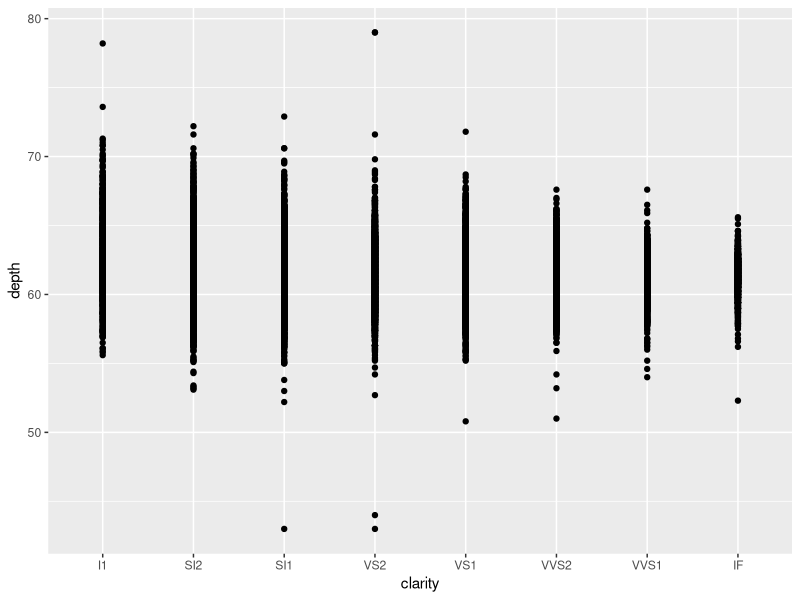
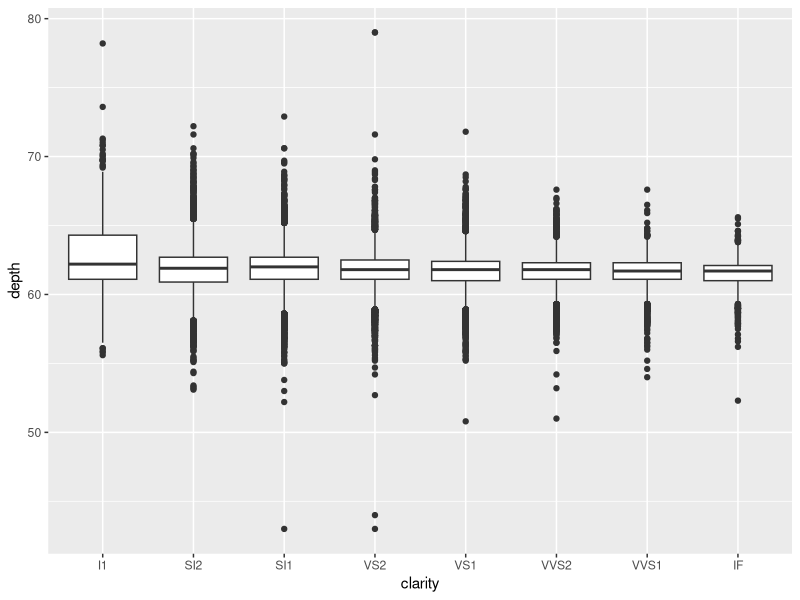
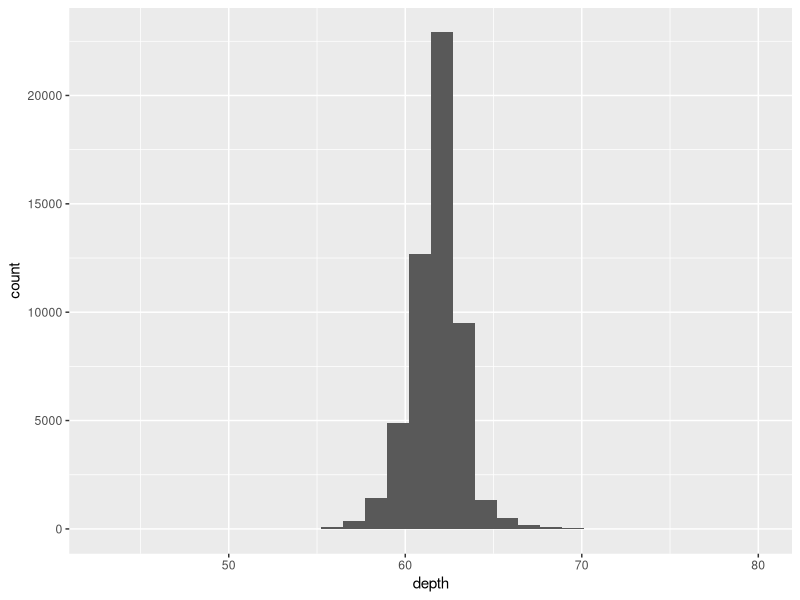
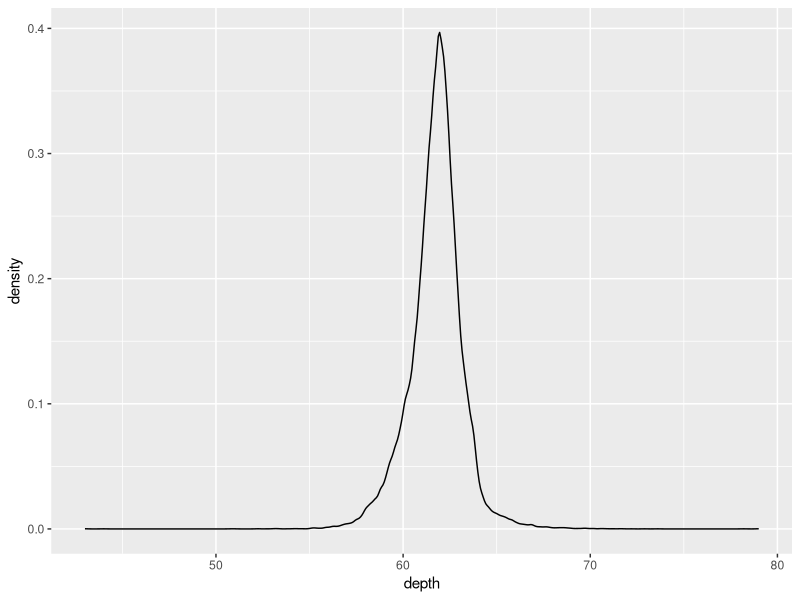
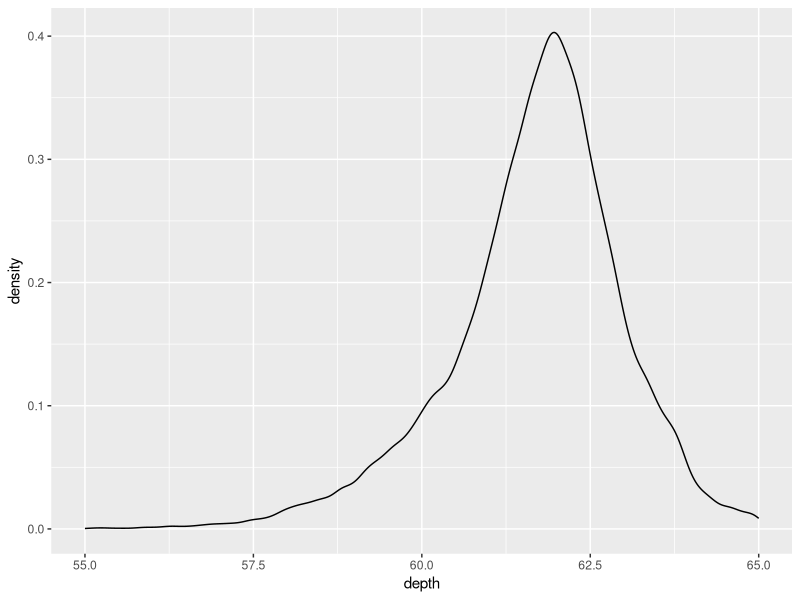
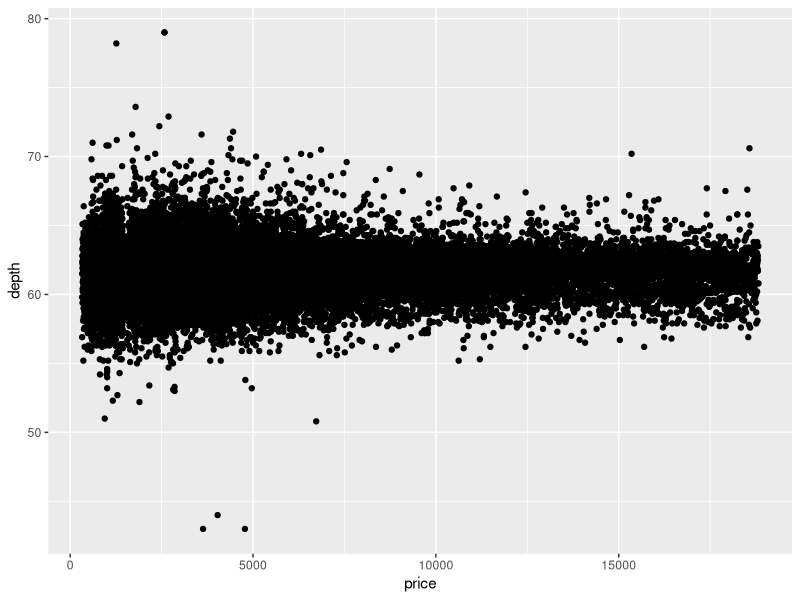
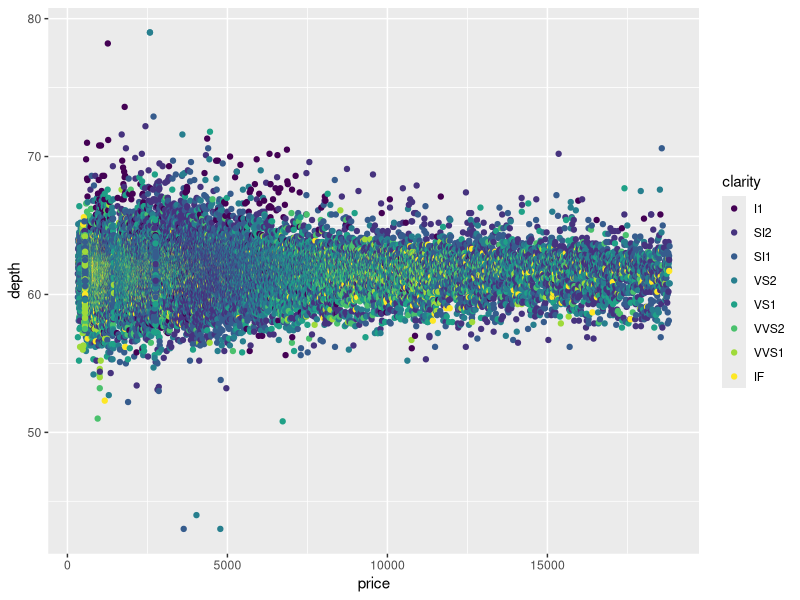
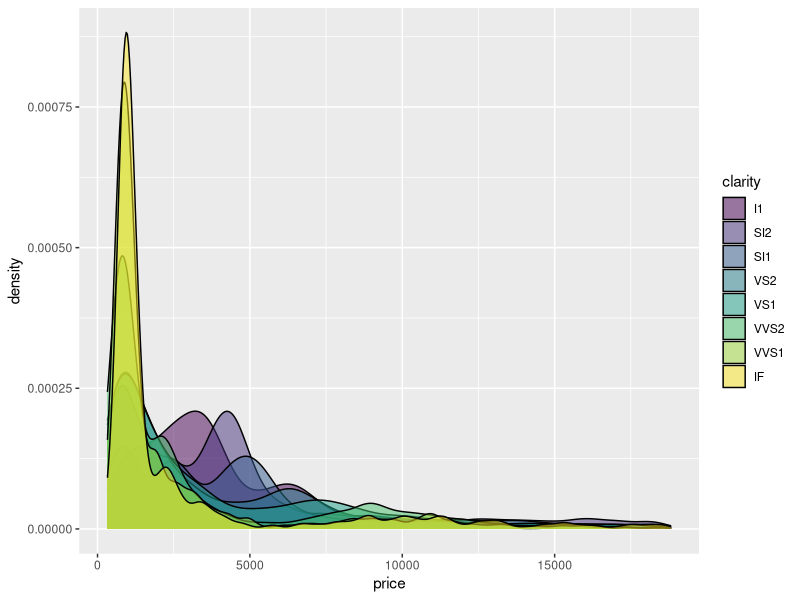

R code for these plots, in order:
## ---- chunk 1
library(ggplot2)
## ---- chunk 2
# Here's the structure of the diamonds dataset
head(diamonds)
# Construct a ggplot object to visualize the relationship between clarity and depth
p <- ggplot(diamonds, aes(clarity, depth))
## ---- chunk 3
p + geom_point()
## ---- chunk 4
p + geom_boxplot()
## ---- chunk 5
# Visualize the distribution of the depth variable
p2 <- ggplot(diamonds, aes(depth))
# Histogram
p2 + geom_histogram()
# Density distribution
p2 + geom_density()
## ---- chunk 6
# Set x-axis limits
p2 + geom_density() + xlim( c(55, 65) )
## ---- chunk 7
# Visualize depth as a function of price
p3 <- ggplot( diamonds, aes(price, depth) )
# Use points (scatter plot)
p3 + geom_point()
## ---- chunk 8
# Visualize depth as a function of price; use color to visualize clarity label
p4 <- ggplot( diamonds, aes(price, depth, color = clarity) )
# Use points (scatter plot)
p4 + geom_point()
## ---- chunk 9
p5 <- ggplot(diamonds, aes( price, fill = clarity) ) 
# Setting the alpha channel to 50% makes the density plots transparent
p5 + geom_density(alpha = 0.5)
